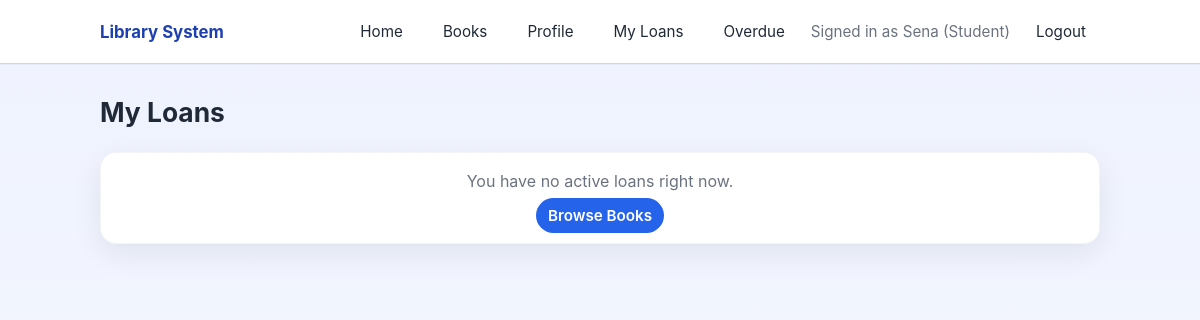
/books/my-loans/ (signed in), run on an earlier commit of the app's database.
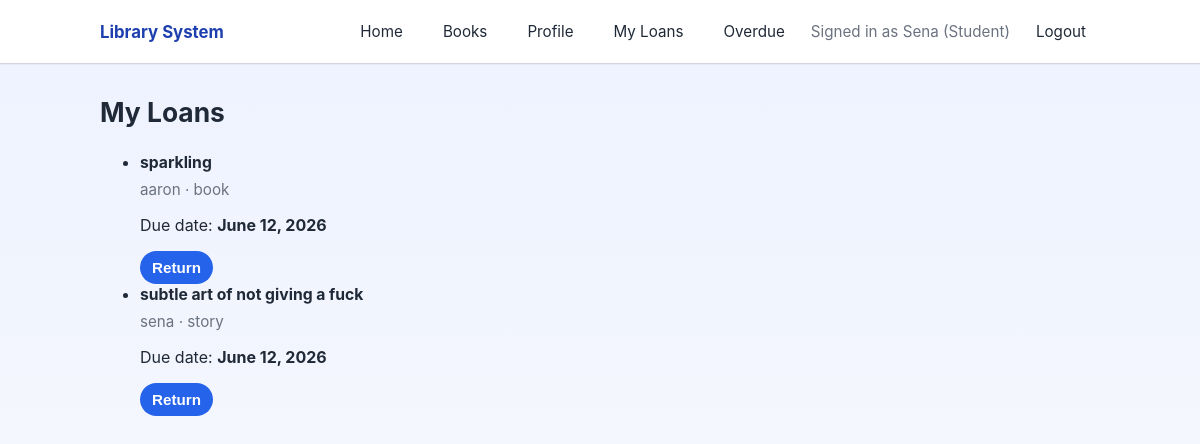
And on a later commit of the database.
### library/models.py (models this page shows, shortened)
class Loan(models.Model):
    user = models.ForeignKey(User, on_delete=models.CASCADE)
    book = models.ForeignKey(Book, on_delete=models.CASCADE)
    borrowed_date = models.DateField(auto_now_add=True)
    return_date = models.DateField()
    returned = models.BooleanField(default=False)

class Book(models.Model):
    category = models.ForeignKey(Category, on_delete=models.CASCADE)
    title = models.CharField(max_length=200)
    author = models.CharField(max_length=100)
    description = models.TextField()
    cover_image = models.ImageField(upload_to='books/')
    available_copies = models.PositiveIntegerField(default=1)

class Category(models.Model):
    name = models.CharField(max_length=100)

### library/views.py (the view)
# urls.py: path('books/my-loans/', views.my_loans, name='my_loans'),
@login_required
def my_loans(request):
    loans = Loan.objects.filter(user=request.user, returned=False).select_related('book')
    return render(request, 'library/my_loans.html', {'loans': loans})

### library/templates/library/my_loans.html (shortened to what this page needs)
{% extends 'base.html' %}
{% block content %}
<div class="page-header">
    <h1>My Loans</h1>
</div>
{% if loans %}
    <ul class="loan-list">
        {% for loan in loans %}
            <li class="loan-card">
                <div class="loan-card-main">
                    <div>
                        <a class="book-title" href="{% url 'book_detail' loan.book.id %}">{{ loan.book.title }}</a>
                        <p class="book-meta">{{ loan.book.author }}{% if loan.book.category %} · {{ loan.book.category.name }}{% endif %}</p>
                        <p>Due date: <strong>{{ loan.return_date }}</strong></p>
                    </div>
                    <div class="loan-actions">
                        <form method="post" action="{% url 'return_book' loan.id %}">
                            <button class="button button-primary" type="submit">Return</button>
                        </form>
                    </div>
                </div>
            </li>
        {% endfor %}
    </ul>
{% else %}
    <div class="empty-state">
        <p>You have no active loans right now.</p>
        <a class="button" href="{% url 'book_list' %}">Browse Books</a>
    </div>
{% endif %}
{% endblock %}

What changed in the data, as far as the page shows it:
added Loan: book "sparkling", book.author "aaron", book.category.name "book", return_date "June 12, 2026"
added Loan: book "subtle art of not giving a fuck", book.author "sena", book.category.name "story", return_date "June 12, 2026"
Also different on the page:
text no longer shown: "You have no active loans right now. Browse Books"
